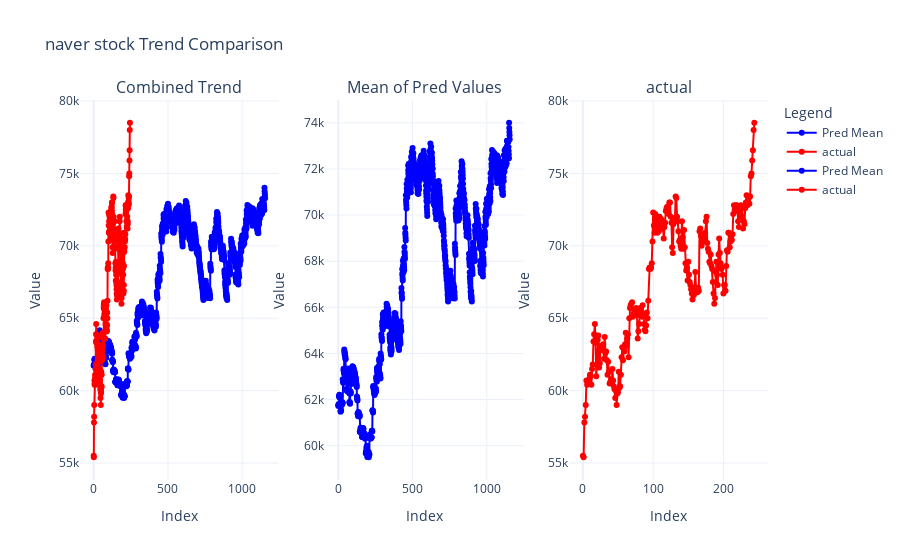

Source (notebook cell):
### Code cell
import numpy as np
import plotly.graph_objects as go
from plotly.subplots import make_subplots

# 예제 데이터
# 실제 데이터로 교체
# pred_mean = ... (기존의 pred_mean 사용)
# data_2 = ... (기존의 data_2 사용)

print("pred_mean.shape:", pred_mean.shape)
print("actual.shape:", data_2[:, 3].shape)

# 서브플롯을 생성합니다.
fig = make_subplots(rows=1, cols=3, subplot_titles=("Combined Trend", "Mean of Pred Values", "actual"))

# 첫 번째 서브플롯: 두 데이터의 트렌드 비교
fig.add_trace(go.Scatter(
    x=np.arange(len(pred_mean)),
    y=pred_mean,
    mode='lines+markers',
    name='Pred Mean',
    marker=dict(color='blue'),
    line=dict(width=2)
), row=1, col=1)

fig.add_trace(go.Scatter(
    x=np.arange(len(data_2[:, 3])),
    y=data_2[:, 3],
    mode='lines+markers',
    name='actual',
    marker=dict(color='red'),
    line=dict(width=2)
), row=1, col=1)

# 두 번째 서브플롯: pred_mean
fig.add_trace(go.Scatter(
    x=np.arange(len(pred_mean)),
    y=pred_mean,
    mode='lines+markers',
    name='Pred Mean',
    marker=dict(color='blue'),
    line=dict(width=2)
), row=1, col=2)

# 세 번째 서브플롯: data_2[:, 3]
fig.add_trace(go.Scatter(
    x=np.arange(len(data_2[:, 3])),
    y=data_2[:, 3],
    mode='lines+markers',
    name='actual',
    marker=dict(color='red'),
    line=dict(width=2)
), row=1, col=3)

# 레이아웃 설정
fig.update_layout(
    title='naver stock Trend Comparison',
    xaxis_title='Index',
    yaxis_title='Value',
    legend_title='Legend',
    template='plotly_white',
    showlegend=True  # 범례를 표시
)

# 서브플롯마다 범례 추가
fig.update_xaxes(title_text="Index", row=1, col=1)
fig.update_yaxes(title_text="Value", row=1, col=1)
fig.update_xaxes(title_text="Index", row=1, col=2)
fig.update_yaxes(title_text="Value", row=1, col=2)
fig.update_xaxes(title_text="Index", row=1, col=3)
fig.update_yaxes(title_text="Value", row=1, col=3)

# 그래프 표시
fig.show()

### Figure 1 — Plotly figure (JSON) as saved in the notebook; plotly's stock layout.template omitted (floating-point values rounded to 4 significant figures; data arrays with more than 128 entries replaced by an {"elided": "..."} marker saying what was removed)
{"data": [{"line": {"width": 2}, "marker": {"color": "blue"}, "mode": "lines+markers", "name": "Pred Mean", "type": "scatter", "x": {"elided": "1155 int values"}, "xaxis": "x", "y": {"elided": "1155 float values"}, "yaxis": "y"}, {"line": {"width": 2}, "marker": {"color": "red"}, "mode": "lines+markers", "name": "actual", "type": "scatter", "x": {"elided": "245 int values"}, "xaxis": "x", "y": {"elided": "245 int values"}, "yaxis": "y"}, {"line": {"width": 2}, "marker": {"color": "blue"}, "mode": "lines+markers", "name": "Pred Mean", "type": "scatter", "x": {"elided": "1155 int values"}, "xaxis": "x2", "y": {"elided": "1155 float values"}, "yaxis": "y2"}, {"line": {"width": 2}, "marker": {"color": "red"}, "mode": "lines+markers", "name": "actual", "type": "scatter", "x": {"elided": "245 int values"}, "xaxis": "x3", "y": {"elided": "245 int values"}, "yaxis": "y3"}], "layout": {"annotations": [{"font": {"size": 16}, "showarrow": false, "text": "Combined Trend", "x": 0.1444, "xanchor": "center", "xref": "paper", "y": 1, "yanchor": "bottom", "yref": "paper"}, {"font": {"size": 16}, "showarrow": false, "text": "Mean of Pred Values", "x": 0.5, "xanchor": "center", "xref": "paper", "y": 1, "yanchor": "bottom", "yref": "paper"}, {"font": {"size": 16}, "showarrow": false, "text": "actual", "x": 0.8556, "xanchor": "center", "xref": "paper", "y": 1, "yanchor": "bottom", "yref": "paper"}], "legend": {"title": {"text": "Legend"}}, "showlegend": true, "title": {"text": "naver stock Trend Comparison"}, "xaxis": {"anchor": "y", "domain": [0, 0.2889], "title": {"text": "Index"}}, "xaxis2": {"anchor": "y2", "domain": [0.3556, 0.6444], "title": {"text": "Index"}}, "xaxis3": {"anchor": "y3", "domain": [0.7111, 1], "title": {"text": "Index"}}, "yaxis": {"anchor": "x", "domain": [0, 1], "title": {"text": "Value"}}, "yaxis2": {"anchor": "x2", "domain": [0, 1], "title": {"text": "Value"}}, "yaxis3": {"anchor": "x3", "domain": [0, 1], "title": {"text": "Value"}}}}
